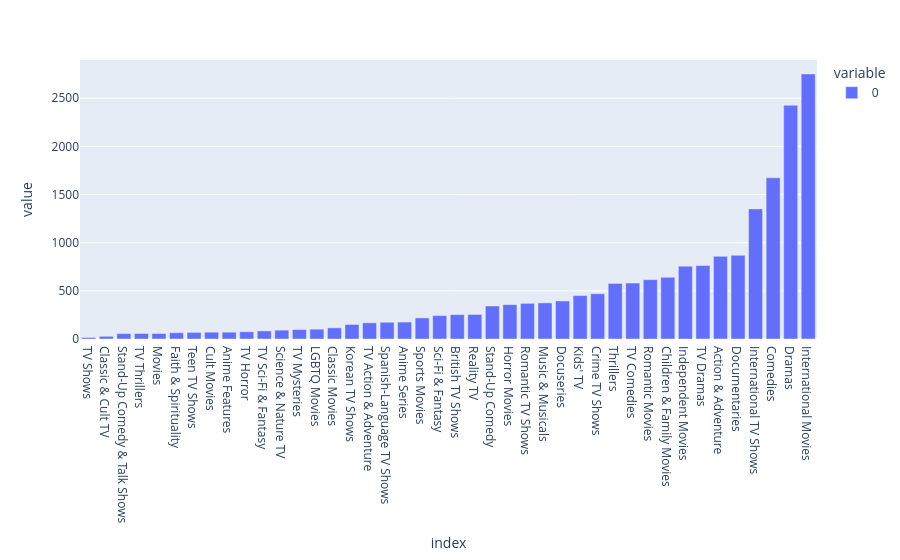

The code cell stored with this chart in its notebook:
### Code cell
# --------------------------------------------------------------------------------------------------------------------------------------
# On a obtenu un maximum de trois genres par entrée.
# Il nous suffit de comptabiliser par chacune des trois colonnes et des les aditionner
# (On prend soin de remplacer les NaN (genres non comptabilisés dans une colonne) par 0.)
genres = [genres_split.groupby(0)[0].count(), genres_split.groupby(1)[1].count(), genres_split.groupby(2)[2].count()]
genres[0] = genres[0].add(genres[1], fill_value=0)
genres[0] = genres[0].add(genres[2], fill_value=0)
genres = genres[0].astype("int64")
print(genres)
genres.sort_values().plot.bar(backend="plotly") # Affiche un graphique par fréquence

### Figure 1 — Plotly figure (JSON) as saved in the notebook; plotly's stock layout.template omitted (floating-point values rounded to 4 significant figures)
{"data": [{"hovertemplate": "variable=0<br>index=%{x}<br>value=%{y}<extra></extra>", "legendgroup": "0", "marker": {"color": "#636efa", "pattern": {"shape": ""}}, "name": "0", "orientation": "v", "showlegend": true, "textposition": "auto", "type": "bar", "x": ["TV Shows", "Classic & Cult TV", "Stand-Up Comedy & Talk Shows", "TV Thrillers", "Movies", "Faith & Spirituality", "Teen TV Shows", "Cult Movies", "Anime Features", "TV Horror", "TV Sci-Fi & Fantasy", "Science & Nature TV", "TV Mysteries", "LGBTQ Movies", "Classic Movies", "Korean TV Shows", "TV Action & Adventure", "Spanish-Language TV Shows", "Anime Series", "Sports Movies", "Sci-Fi & Fantasy", "British TV Shows", "Reality TV", "Stand-Up Comedy", "Horror Movies", "Romantic TV Shows", "Music & Musicals", "Docuseries", "Kids' TV", "Crime TV Shows", "Thrillers", "TV Comedies", "Romantic Movies", "Children & Family Movies", "Independent Movies", "TV Dramas", "Action & Adventure", "Documentaries", "International TV Shows", "Comedies", "Dramas", "International Movies"], "xaxis": "x", "y": [16, 28, 56, 57, 57, 65, 69, 71, 71, 75, 84, 92, 98, 102, 116, 151, 168, 174, 176, 219, 243, 253, 255, 343, 357, 370, 375, 395, 451, 470, 577, 581, 616, 641, 756, 763, 859, 869, 1351, 1674, 2427, 2752], "yaxis": "y"}], "layout": {"barmode": "relative", "legend": {"title": {"text": "variable"}, "tracegroupgap": 0}, "margin": {"t": 60}, "xaxis": {"anchor": "y", "domain": [0, 1], "title": {"text": "index"}}, "yaxis": {"anchor": "x", "domain": [0, 1], "title": {"text": "value"}}}}
